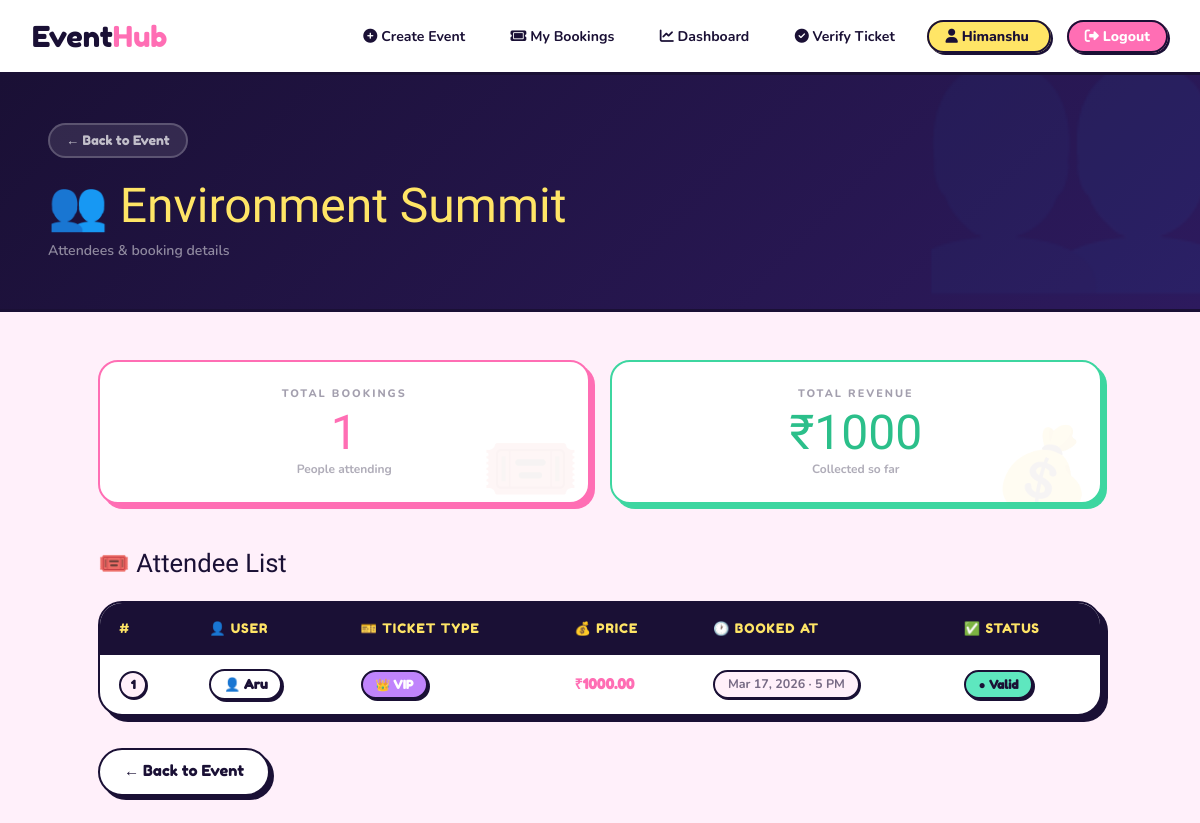
The page /event/10/attendees/ (signed in) on the database its author committed.
### events/models.py (models this page shows, shortened)
class Event(models.Model):
    title = models.CharField(max_length=200)
    description = models.TextField()
    location = models.CharField(max_length=200)
    date = models.DateTimeField()
    capacity = models.IntegerField()
    created_by = models.ForeignKey(User, on_delete=models.CASCADE)
    image = models.ImageField(upload_to='event_images/', blank=True, null=True)
    CATEGORY_CHOICES = [
        ('Tech', 'Tech'),
        ('Music', 'Music'),
        ('Sports', 'Sports'),
        ('Business', 'Business'),
    ]
    category = models.CharField(max_length=50, choices=CATEGORY_CHOICES, default='Tech')

class Booking(models.Model):
    TICKET_CHOICES = [
        ('Regular', 'Regular'),
        ('VIP', 'VIP'),
    ]
    event = models.ForeignKey(Event, on_delete=models.CASCADE)
    user = models.ForeignKey(User, on_delete=models.CASCADE)
    ticket_type = models.CharField(max_length=20, choices=TICKET_CHOICES, default='Regular')
    price = models.DecimalField(max_digits=8, decimal_places=2, default=0)
    booked_at = models.DateTimeField(auto_now_add=True)
    qr_code = models.ImageField(upload_to='qr_codes/', blank=True, null=True)
    is_used = models.BooleanField(default=False)

### events/views.py (the view)
# urls.py: path('event/<int:id>/attendees/', views.event_attendees, name='event_attendees'),
@login_required
def event_attendees(request, id):
    event = get_object_or_404(Event, id=id)
    if request.user != event.created_by and not request.user.is_superuser:
        return redirect('event_detail', id=id)
    bookings = Booking.objects.filter(event=event).order_by('-booked_at')
    total_revenue = bookings.aggregate(
        total=Sum('price')
    )['total'] or 0
    context = {
        'event':         event,
        'bookings':      bookings,
        'total_revenue': total_revenue,
    }
    return render(request, 'events/event_attendees.html', context)

### events/templates/events/event_attendees.html (shortened to what this page needs)
{% extends 'events/base.html' %}
{% block content %}
<div class="attendees-header">
  <a href="{% url 'event_detail' event.id %}" class="back-btn">
    ← Back to Event
  </a>
  <h1>👥 <em>{{ event.title }}</em></h1>
  <p>Attendees & booking details</p>
</div>
<div class="attendees-wrap">
  <div class="stats-row">
    <div class="stat-card stat-pink" data-emoji="🎟️">
      <div class="stat-label">Total Bookings</div>
      <div class="stat-value">{{ bookings|length }}</div>
      <div class="stat-sub">People attending</div>
    </div>
    <div class="stat-card stat-mint" data-emoji="💰">
      <div class="stat-label">Total Revenue</div>
      <div class="stat-value">₹{{ total_revenue }}</div>
      <div class="stat-sub">Collected so far</div>
    </div>
  </div>
  <div class="section-title">🎟️ Attendee List</div>
  <div class="table-card">
    <table class="attendees-table">
      <thead>
        <tr>
          <th>#</th>
          <th>👤 User</th>
          <th>🎫 Ticket Type</th>
          <th>💰 Price</th>
          <th>🕐 Booked At</th>
          <th>✅ Status</th>
        </tr>
      </thead>
      <tbody>
        {% for booking in bookings %}
        <tr>
          <td><span class="row-num">{{ forloop.counter }}</span></td>
          <td>
            <span class="user-badge">
              👤 {{ booking.user.username }}
            </span>
          </td>
          <td>
            <span class="ticket-badge
              {% if booking.ticket_type == 'VIP' %}badge-vip
              {% else %}badge-regular{% endif %}">
              {% if booking.ticket_type == 'VIP' %}👑{% else %}🎟️{% endif %}
              {{ booking.ticket_type }}
            </span>
          </td>
          <td>
            <span style="font-family:'Fredoka One',cursive;color:var(--pink)">
              ₹{{ booking.price }}
            </span>
          </td>
          <td>
            <span class="date-badge">
              {{ booking.booked_at|date:"M d, Y · g A" }}
            </span>
          </td>
          <td>
            {% if booking.is_used %}
              <span class="ticket-badge"
                style="background:rgba(26,16,53,0.1);color:rgba(26,16,53,0.5)">
                ✓ Used
              </span>
            {% else %}
              <span class="ticket-badge"
                style="background:var(--mint);color:var(--dark)">
                ● Valid
              </span>
            {% endif %}
          </td>
        </tr>
        {% endfor %}
      </tbody>
    </table>
  </div>
  <a href="{% url 'event_detail' event.id %}" class="btn-back-bottom">
    ← Back to Event
  </a>
</div>
{% endblock %}

### events/templates/events/base.html (shortened to what this page needs)
<!DOCTYPE html>
<html>
<head>
<link href="https://cdn.jsdelivr.net/npm/bootstrap@5.3.3/dist/css/bootstrap.min.css" rel="stylesheet">
<link rel="stylesheet" href="https://cdnjs.cloudflare.com/ajax/libs/font-awesome/6.5.0/css/all.min.css">
</head>
<body>
<nav class="navbar navbar-dark bg-dark px-4">
    <a class="navbar-brand" href="{% url 'home' %}">
        Event<span style="color:#ff6eb4">Hub</span>
    </a>
    <div>
        <a class="text-light me-3" href="{% url 'create_event' %}">
            <i class="fa-solid fa-circle-plus"></i> Create Event
        </a>
        <a class="text-light me-3" href="{% url 'my_bookings' %}">
            <i class="fa-solid fa-ticket"></i> My Bookings
        </a>
        <a class="text-light me-3" href="{% url 'dashboard' %}">
            <i class="fa-solid fa-chart-line"></i> Dashboard
        </a>
        <a class="text-light me-3" href="{% url 'verify_ticket' %}">
            <i class="fa-solid fa-check-circle"></i> Verify Ticket
        </a>
        {% if user.is_authenticated %}
            <a class="text-warning me-3" href="{% url 'profile' %}">
                <i class="fa-solid fa-user"></i> {{ user.username }}
            </a>
            <a class="text-danger" href="{% url 'logout' %}">
                <i class="fa-solid fa-right-from-bracket"></i> Logout
            </a>
        {% endif %}
    </div>
</nav>
<div class="container mt-5">
    {% block content %}
    {% endblock %}
</div>
</body>
</html>

### events/templates/events/base.html (style rules this page uses)
body { background: #fff0fa; background-image: none; font-family: 'Nunito', sans-serif; margin: 0; padding: 0; }
body::before { display: none; }
.navbar.navbar-dark.bg-dark { background: #fff !important; border-bottom: 3px solid #1a1035 !important; box-shadow: 0 4px 0 rgba(0,0,0,0.08) !important; padding: 0.6rem 2rem !important; }
.navbar .navbar-brand { font-family: 'Fredoka One', cursive !important; font-size: 1.8rem !important; color: #1a1035 !important; text-decoration: none !important; }
.navbar a.text-light { color: #1a1035 !important; font-weight: 700 !important; font-size: 0.88rem !important; padding: 0.4rem 0.8rem !important; border-radius: 100px !important; transition: all 0.2s !important; text-decoration: none !important; }
.navbar a.text-warning { color: #1a1035 !important; font-weight: 800 !important; font-size: 0.88rem !important; background: #ffe566 !important; border: 2px solid #1a1035 !important; border-radius: 100px !important; padding: 0.3rem 1rem !important; box-shadow: 2px 2px 0 #1a1035 !important; text-decoration: none !important; transition: all 0.2s !important; }
.navbar a.text-danger { color: #fff !important; background: #ff6eb4 !important; border: 2px solid #1a1035 !important; border-radius: 100px !important; padding: 0.3rem 1rem !important; font-weight: 800 !important; font-size: 0.88rem !important; box-shadow: 2px 2px 0 #1a1035 !important; transition: all 0.2s !important; text-decoration: none !important; }
.container.mt-5 { margin-top: 0 !important; max-width: 100% !important; padding: 0 !important; }
h1, h2, h3, h4, h5 { font-family: 'Boogaloo', cursive; color: #1a1035; }
a { transition: all 0.2s; }

### rows shown on the page
Event: title "Environment Summit"
Booking: user.username "Aru", ticket_type "VIP", price "1000.00", booked_at "Mar 17, 2026 · 5 PM", is_used "● Valid"

### other values the page prints
{{ user.username }} "Himanshu"
{{ bookings|length }} "1"
{{ total_revenue }} "1000"
